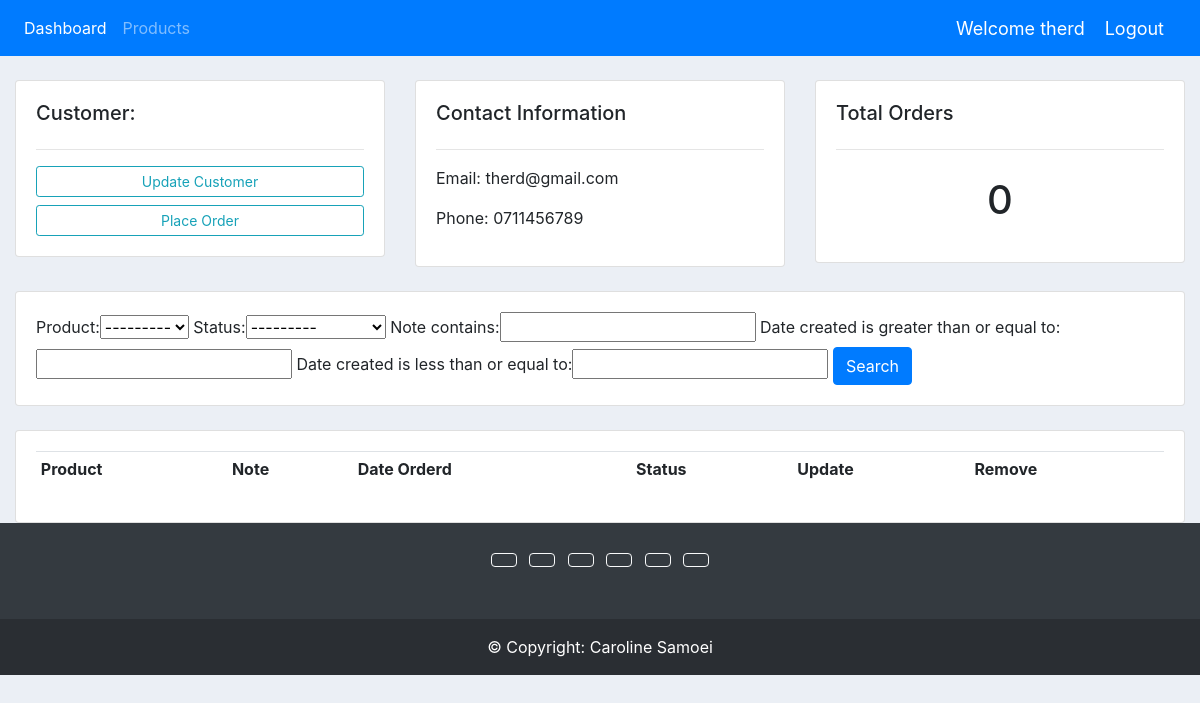
/customer/3/ (signed in), run on an earlier commit of the app's database.
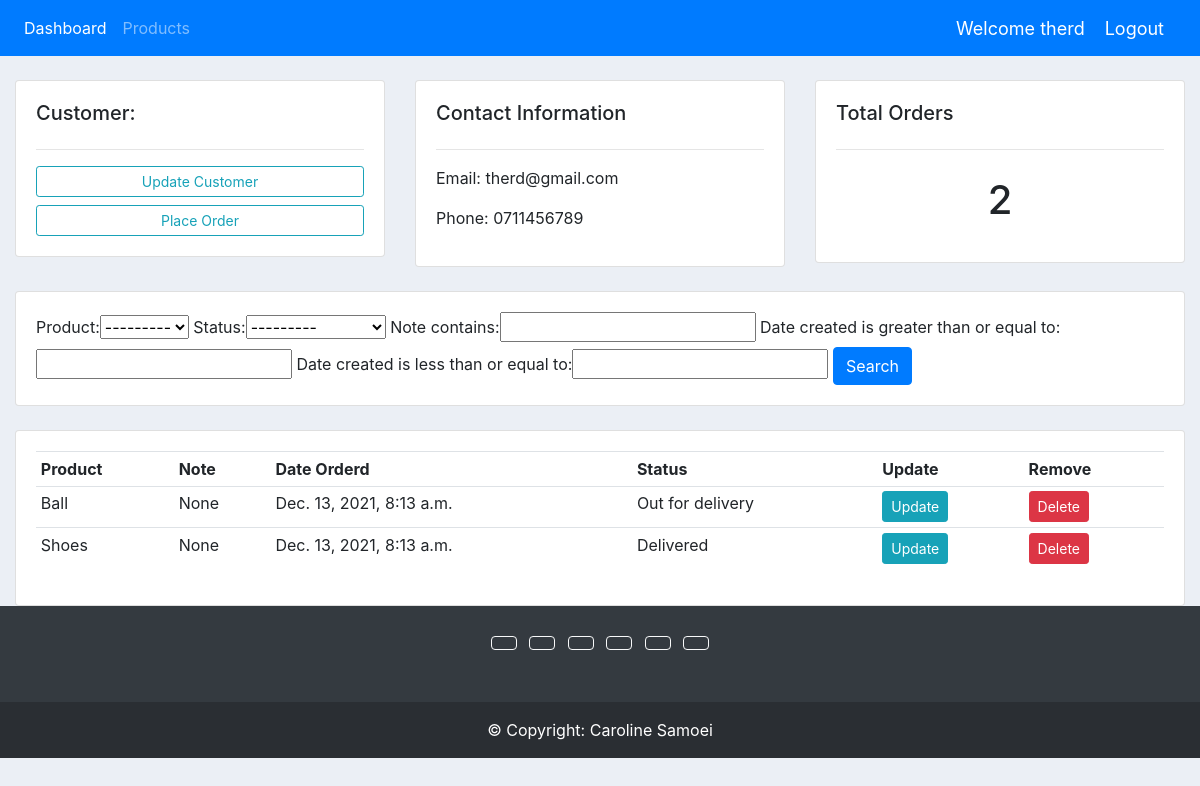
And on a later commit of the database.
### accounts/models.py (models this page shows, shortened)
class Order(models.Model):
	STATUS = (
			('Pending', 'Pending'),
			('Out for delivery', 'Out for delivery'),
			('Delivered', 'Delivered'),
			)
	customer = models.ForeignKey(Customer, null=True, on_delete= models.SET_NULL)
	product = models.ForeignKey(Product, null=True, on_delete= models.SET_NULL)
	date_created = models.DateTimeField(auto_now_add=True, null=True)
	status = models.CharField(max_length=200, null=True, choices=STATUS)
	note = models.CharField(max_length=1000, null=True)

class Product(models.Model):
	CATEGORY = (
			('Indoor', 'Indoor'),
			('Out Door', 'Out Door'),
			)
	name = models.CharField(max_length=200, null=True)
	price = models.FloatField(null=True)
	category = models.CharField(max_length=200, null=True, choices=CATEGORY)
	description = models.CharField(max_length=200, null=True, blank=True)
	date_created = models.DateTimeField(auto_now_add=True, null=True)
	tags = models.ManyToManyField(Tag)
	def __str__(self):
		return self.name

### accounts/decorators.py (the view)
		def wrapper_func(request, *args, **kwargs):
			group = None
			if request.user.groups.exists():
				group = request.user.groups.all()[0].name
			if group in allowed_roles:
				return view_func(request, *args, **kwargs)
			else:
				 return redirect('user-page')

### accounts/views.py (called while the page is built)
@login_required(login_url='login')
@allowed_users(allowed_roles=['admin'])
def customer(request, pk_test):
	customer = Customer.objects.get(id=pk_test)
	orders = customer.order_set.all()
	order_count = orders.count()
	myFilter = OrderFilter(request.GET, queryset=orders)
	orders = myFilter.qs
	context = {'customer':customer, 'orders':orders, 'order_count':order_count,
	'myFilter':myFilter}
	return render(request, 'accounts/customer.html',context)

### accounts/templates/accounts/customer.html
{%  extends 'accounts/main.html' %}
{% block content %}
	<br>
<div class="row">
	<div class="col-md">
		<div class="card card-body">
			<h5>Customer:</h5>
			<hr>
			<a class="btn btn-outline-info  btn-sm btn-block" href="">Update Customer</a>
			<a class="btn btn-outline-info  btn-sm btn-block" href="{% url 'create_order' customer.id %}">Place Order</a>
		</div>
	</div>
	<div class="col-md">
		<div class="card card-body">
			<h5>Contact Information</h5>
			<hr>
			<p>Email: {{customer.email}}</p>
			<p>Phone: {{customer.phone}}</p>
		</div>
	</div>
	<div class="col-md">
		<div class="card card-body">
			<h5>Total Orders</h5>
			<hr>
			<h1 style="text-align: center;padding: 10px">{{order_count}}</h1>
		</div>
	</div>
</div>
<br>
<div class="row">
	<div class="col">
		<div class="card card-body">
			<form method="get">
				{{myFilter.form}}
		    <button class="btn btn-primary" type="submit">Search</button>
		  </form>
		</div>
	</div>
</div>
<br>
<div class="row">
	<div class="col-md">
		<div class="card card-body">
			<table class="table table-sm">
				<tr>
					<th>Product</th>
					<th>Note</th>
					<th>Date Orderd</th>
					<th>Status</th>
					<th>Update</th>
					<th>Remove</th>
				</tr>
				{% for order in orders %}
				<tr>
					<td>{{order.product}}</td>
					<td>{{order.note}}</td>
					<td>{{order.date_created}}</td>
					<td>{{order.status}}</td>
					<td><a class="btn btn-sm btn-info" href="{% url 'update_order' order.id %}">Update</a></td>
					<td><a class="btn btn-sm btn-danger" href="{% url 'delete_order' order.id %}">Delete</a></td>
				</tr>
				{% endfor %}
			</table>
		</div>
	</div>
</div>
{% endblock %}

What changed in the data, as far as the page shows it:
added Order: product "Ball", note "None", date_created "Dec. 13, 2021, 8:13 a.m.", status "Out for delivery"
added Order: product "Shoes", note "None", date_created "Dec. 13, 2021, 8:13 a.m.", status "Delivered"
Also different on the page:
{{ order_count }}: "0" → "2"
